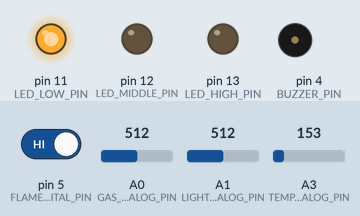
Simulated run of this sketch. Board: Arduino Uno, built with avr-gcc and run on an emulated ATmega328P. Parts: output pins drawn as LEDs (lit = HIGH), buzzer (waves = sounding). The inputs (shaded band) are chosen by the test bench; at power-on: A1 (LIGHT_ANALOG_PIN) = 512, pin 5 (FLAME_DIGITAL_PIN) HIGH, A0 (GAS_ANALOG_PIN) = 512, A3 (TEMP_ANALOG_PIN) = 153. WiFi joins after 1.5 s; servers stay silent unless stated; what the sketch prints to the serial monitor is not drawn.

Above: at 2.7 s.
2.8 s: A1 (LIGHT_ANALOG_PIN) set to 89
5.7 s: A1 (LIGHT_ANALOG_PIN) set to 74
At 7.8 s:
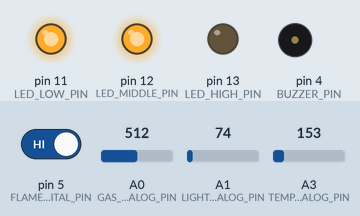
12.0 s: pin 5 (FLAME_DIGITAL_PIN) driven LOW
At 18.2 s:
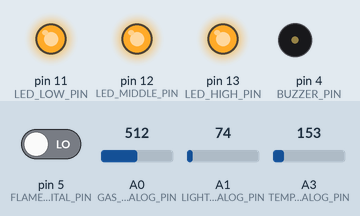
18.3 s: A0 (GAS_ANALOG_PIN) set to 140
24.6 s: pin 5 (FLAME_DIGITAL_PIN) driven HIGH
At 25.4 s:
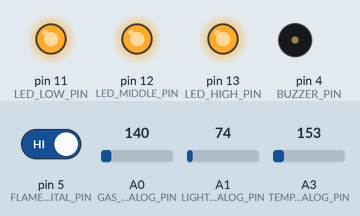
Timing chart, 0 to 27.6 s (numbered marks = the images above; inputs shaded):
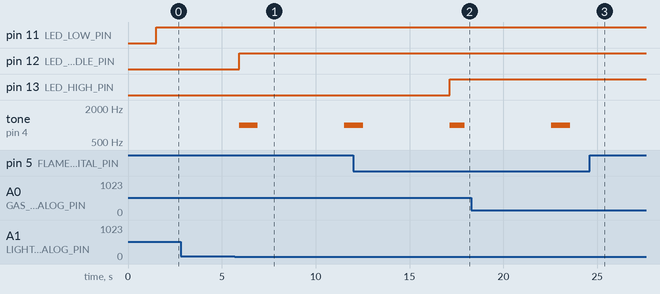

The sketch:

test2.ino
```cpp
#include "WiFiEsp.h"
#include <SoftwareSerial.h>

#define BUZZER_PIN 4
#define FLAME_DIGITAL_PIN 5
#define FLAME_ANALOG_PIN A2
#define LIGHT_DIGITAL_PIN 6
#define LIGHT_ANALOG_PIN A1
#define GAS_DIGITAL_PIN 7
#define GAS_ANALOG_PIN A0
#define TEMP_ANALOG_PIN A3
#define LED_LOW_PIN 11
#define LED_MIDDLE_PIN 12
#define LED_HIGH_PIN 13

struct SensorData {
  String name;
  int value;
  boolean state;
};

SoftwareSerial wifiSerial(2, 3);  // RX, TX
WiFiEspClient client;
char ssid[] = "moble_classroom1";
char pass[] = "12345678";
int status = WL_IDLE_STATUS;
char server[] = "192.168.0.205";

void setup() {
  //시리얼
  Serial.begin(115200);

  //와이파이
  wifiSerial.begin(9600);
  WiFi.init(&wifiSerial);

  //esp01 어댑터 연결 여부 체크
  if (WiFi.status() == WL_NO_SHIELD) {
    Serial.println("WiFi shield not present");
    while (true) {}
  }

  //와이파이 연결
  while (status != WL_CONNECTED) {
    Serial.print("Attempting to connect to WPA SSID: ");
    Serial.println(ssid);
    // Connect to WPA/WPA2 network
    status = WiFi.begin(ssid, pass);
  }
  Serial.println("You're connected to the network");
  printWifiStatus();

  // 핀 설정
  pinMode(BUZZER_PIN, OUTPUT);
  pinMode(FLAME_DIGITAL_PIN, INPUT);
  pinMode(LED_LOW_PIN, OUTPUT);
  pinMode(LED_MIDDLE_PIN, OUTPUT);
  pinMode(LED_HIGH_PIN, OUTPUT);
}

void loop() {
  SensorData data[4];
  int cnt = getSensorValue(data);
  controlLED(cnt);
  bool tmp = false;
  for (int i = 0; i < 4; i++) {
    if (cnt > 1) {
      if (data[i].state == true) {
        httpRequest(data[i].name, data[i].value, data[i].state);
        tmp = true;
      }
    }
  }
  if (tmp == false) {
    httpRequest("false", 0, tmp);
  }
  delay(1000);
}

//http 요청
void httpRequest(String sensorType, int value, bool state) {
  Serial.println("Connecting...");

  //연결 초기화
  client.stop();

  delay(1000);

  //연결 성공 시
  if (client.connect(server, 8080)) {
    Serial.println("데이터 전송");
    String url;
    if(state == false){
      url = "POST /sensors/" + sensorType + "/save?value=" + String(value) + "&state=false HTTP/1.1";
    }
    else{
      url = "POST /sensors/" + sensorType + "/save?value=" + String(value) + "&state=true HTTP/1.1";
    }
    Serial.println(url);
    //http 요청을 함
    client.println(url);
    client.println(F("Host: 192.168.0.205:8080"));
    client.println("Connection: close");
    client.println();
  }
  //연결 실패 시
  else {
    Serial.println("데이터 전송 실패");
  }
}

//와이파이 정보 출력
void printWifiStatus() {
  // print the SSID of the network you're attached to
  Serial.print("SSID: ");
  Serial.println(WiFi.SSID());

  // print your WiFi shield's IP address
  IPAddress ip = WiFi.localIP();
  Serial.print("IP Address: ");
  Serial.println(ip);
}

//센서 측정
int getSensorValue(SensorData data[]) {
  // 화재 센서
  data[0].name = "fire";
  data[0].value = digitalRead(FLAME_DIGITAL_PIN);

  //가스 센서
  data[1].name = "gas";
  data[1].value = analogRead(GAS_ANALOG_PIN);

  //조도 센서
  data[2].name = "light";
  data[2].value = analogRead(LIGHT_ANALOG_PIN);

  //온도 센서
  int sensorValue = analogRead(TEMP_ANALOG_PIN);      // TMP36 센서로부터 아날로그 값을 읽음
  float voltage = sensorValue * (5.0 / 1024.0);       // 아날로그 값을 전압으로 변환
  float temperatureC = (voltage - 0.5) * 100.0 - 35;  // TMP36의 온도 변환
  data[3].name = "temp";
  data[3].value = (int)temperatureC;
  Serial.println("불꽃 : " + String(data[0].value) + " 가스 : " + String(data[1].value) + " 조도 : " + String(data[2].value) + " 온도 : " + String(temperatureC));


  int sensorCount = 0;
  if (data[0].value == LOW) {
    data[0].state = true;
    Serial.print(" 불꽃 ");
    sensorCount++;
  }
  if (data[1].value > 150) {
    data[1].state = true;
    Serial.print(" 가스 ");
    sensorCount++;
  }
  if (data[2].value < 80) {
    data[2].state = true;
    Serial.println(" 조도 ");
    sensorCount++;
  }
  if (data[3].value > 30) {
    data[3].state = true;
    Serial.println(" 온도 ");
    sensorCount++;
  }
  return sensorCount;
}

void controlLED(int cnt) {
  if (cnt == 1) {
    digitalWrite(LED_LOW_PIN, HIGH);
  } else if (cnt == 2) {
    digitalWrite(LED_MIDDLE_PIN, HIGH);
    tone(BUZZER_PIN, 1000);  // 부저 주파수 설정
    delay(1000);             // 3초 동안 부저 울리기
    noTone(BUZZER_PIN);      // 부저 멈추기
  } else if (cnt >= 3) {
    digitalWrite(LED_HIGH_PIN, HIGH);
    tone(BUZZER_PIN, 1000);  // 부저 주파수 설정
    delay(800);              // 3초 동안 부저 울리기
    noTone(BUZZER_PIN);
  } else {
    digitalWrite(LED_HIGH_PIN, LOW);
    digitalWrite(LED_MIDDLE_PIN, LOW);
    digitalWrite(LED_LOW_PIN, LOW);
  }
}
```

Measured:
- the behaviour switches between 80 and 79 on A1 (LIGHT_ANALOG_PIN) (found by bisection; images 0 and 1)
- after the input at 2.8 s, every drawn part: stays the same
- after the input at 5.7 s, pin 12 (LED_MIDDLE_PIN): LOW → HIGH after 0.22 s; tone on pin 4 (BUZZER_PIN): silent → 1000 Hz after 0.22 s, → silent 1.0 s later, → 1000 Hz 4.6 s later
- after the input at 12.0 s, pin 13 (LED_HIGH_PIN): LOW → HIGH after 5.1 s
- after the input at 24.6 s, tone on pin 4 (BUZZER_PIN): stays silent (without the input it goes to 1000 Hz after 3.6 s)
